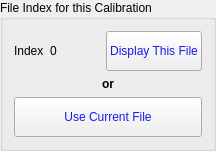
                      <widget class="QGroupBox" name="groupBox">
                       <property name="title">
                        <string>File Index for this Calibration</string>
                       </property>
                       <layout class="QVBoxLayout" name="verticalLayout">
                        <item>
                         <layout class="QHBoxLayout" name="horizontalLayout_4">
                          <item>
                           <widget class="QLabel" name="label_38">
                            <property name="palette">
                             <palette>
                              <active>
                               <colorrole role="Text">
                                <brush brushstyle="SolidPattern">
                                 <color alpha="255">
                                  <red>24</red>
                                  <green>27</green>
                                  <blue>230</blue>
                                 </color>
                                </brush>
                               </colorrole>
                               <colorrole role="ButtonText">
                                <brush brushstyle="SolidPattern">
                                 <color alpha="255">
                                  <red>24</red>
                                  <green>27</green>
                                  <blue>230</blue>
                                 </color>
                                </brush>
                               </colorrole>
                              </active>
                              <inactive>
                               <colorrole role="Text">
                                <brush brushstyle="SolidPattern">
                                 <color alpha="255">
                                  <red>24</red>
                                  <green>27</green>
                                  <blue>230</blue>
                                 </color>
                                </brush>
                               </colorrole>
                               <colorrole role="ButtonText">
                                <brush brushstyle="SolidPattern">
                                 <color alpha="255">
                                  <red>24</red>
                                  <green>27</green>
                                  <blue>230</blue>
                                 </color>
                                </brush>
                               </colorrole>
                              </inactive>
                              <disabled>
                               <colorrole role="Text">
                                <brush brushstyle="SolidPattern">
                                 <color alpha="255">
                                  <red>69</red>
                                  <green>69</green>
                                  <blue>69</blue>
                                 </color>
                                </brush>
                               </colorrole>
                               <colorrole role="ButtonText">
                                <brush brushstyle="SolidPattern">
                                 <color alpha="255">
                                  <red>106</red>
                                  <green>104</green>
                                  <blue>100</blue>
                                 </color>
                                </brush>
                               </colorrole>
                              </disabled>
                             </palette>
                            </property>
                            <property name="text">
                             <string>Index</string>
                            </property>
                           </widget>
                          </item>
                          <item>
                           <widget class="QLabel" name="calibration1_index">
                            <property name="minimumSize">
                             <size>
                              <width>50</width>
                              <height>0</height>
                             </size>
                            </property>
                            <property name="maximumSize">
                             <size>
                              <width>20</width>
                              <height>1666</height>
                             </size>
                            </property>
                            <property name="palette">
                             <palette>
                              <active>
                               <colorrole role="Text">
                                <brush brushstyle="SolidPattern">
                                 <color alpha="255">
                                  <red>24</red>
                                  <green>27</green>
                                  <blue>230</blue>
                                 </color>
                                </brush>
                               </colorrole>
                               <colorrole role="ButtonText">
                                <brush brushstyle="SolidPattern">
                                 <color alpha="255">
                                  <red>24</red>
                                  <green>27</green>
                                  <blue>230</blue>
                                 </color>
                                </brush>
                               </colorrole>
                              </active>
                              <inactive>
                               <colorrole role="Text">
                                <brush brushstyle="SolidPattern">
                                 <color alpha="255">
                                  <red>24</red>
                                  <green>27</green>
                                  <blue>230</blue>
                                 </color>
                                </brush>
                               </colorrole>
                               <colorrole role="ButtonText">
                                <brush brushstyle="SolidPattern">
                                 <color alpha="255">
                                  <red>24</red>
                                  <green>27</green>
                                  <blue>230</blue>
                                 </color>
                                </brush>
                               </colorrole>
                              </inactive>
                              <disabled>
                               <colorrole role="Text">
                                <brush brushstyle="SolidPattern">
                                 <color alpha="255">
                                  <red>69</red>
                                  <green>69</green>
                                  <blue>69</blue>
                                 </color>
                                </brush>
                               </colorrole>
                               <colorrole role="ButtonText">
                                <brush brushstyle="SolidPattern">
                                 <color alpha="255">
                                  <red>106</red>
                                  <green>104</green>
                                  <blue>100</blue>
                                 </color>
                                </brush>
                               </colorrole>
                              </disabled>
                             </palette>
                            </property>
                            <property name="text">
                             <string>0</string>
                            </property>
                           </widget>
                          </item>
                          <item>
                           <widget class="QPushButton" name="calibration1_display_this_file_button">
                            <property name="minimumSize">
                             <size>
                              <width>0</width>
                              <height>40</height>
                             </size>
                            </property>
                            <property name="maximumSize">
                             <size>
                              <width>16777215</width>
                              <height>40</height>
                             </size>
                            </property>
                            <property name="palette">
                             <palette>
                              <active>
                               <colorrole role="Text">
                                <brush brushstyle="SolidPattern">
                                 <color alpha="255">
                                  <red>26</red>
                                  <green>30</green>
                                  <blue>220</blue>
                                 </color>
                                </brush>
                               </colorrole>
                               <colorrole role="ButtonText">
                                <brush brushstyle="SolidPattern">
                                 <color alpha="255">
                                  <red>24</red>
                                  <green>27</green>
                                  <blue>230</blue>
                                 </color>
                                </brush>
                               </colorrole>
                              </active>
                              <inactive>
                               <colorrole role="Text">
                                <brush brushstyle="SolidPattern">
                                 <color alpha="255">
                                  <red>26</red>
                                  <green>30</green>
                                  <blue>220</blue>
                                 </color>
                                </brush>
                               </colorrole>
                               <colorrole role="ButtonText">
                                <brush brushstyle="SolidPattern">
                                 <color alpha="255">
                                  <red>24</red>
                                  <green>27</green>
                                  <blue>230</blue>
                                 </color>
                                </brush>
                               </colorrole>
                              </inactive>
                              <disabled>
                               <colorrole role="Text">
                                <brush brushstyle="SolidPattern">
                                 <color alpha="255">
                                  <red>69</red>
                                  <green>69</green>
                                  <blue>69</blue>
                                 </color>
                                </brush>
                               </colorrole>
                               <colorrole role="ButtonText">
                                <brush brushstyle="SolidPattern">
                                 <color alpha="255">
                                  <red>106</red>
                                  <green>104</green>
                                  <blue>100</blue>
                                 </color>
                                </brush>
                               </colorrole>
                              </disabled>
                             </palette>
                            </property>
                            <property name="text">
                             <string>Display This File</string>
                            </property>
                           </widget>
                          </item>
                         </layout>
                        </item>
                        <item>
                         <widget class="QLabel" name="label_2">
                          <property name="palette">
                           <palette>
                            <active>
                             <colorrole role="Text">
                              <brush brushstyle="SolidPattern">
                               <color alpha="255">
                                <red>24</red>
                                <green>27</green>
                                <blue>230</blue>
                               </color>
                              </brush>
                             </colorrole>
                             <colorrole role="ButtonText">
                              <brush brushstyle="SolidPattern">
                               <color alpha="255">
                                <red>24</red>
                                <green>27</green>
                                <blue>230</blue>
                               </color>
                              </brush>
                             </colorrole>
                            </active>
                            <inactive>
                             <colorrole role="Text">
                              <brush brushstyle="SolidPattern">
                               <color alpha="255">
                                <red>24</red>
                                <green>27</green>
                                <blue>230</blue>
                               </color>
                              </brush>
                             </colorrole>
                             <colorrole role="ButtonText">
                              <brush brushstyle="SolidPattern">
                               <color alpha="255">
                                <red>24</red>
                                <green>27</green>
                                <blue>230</blue>
                               </color>
                              </brush>
                             </colorrole>
                            </inactive>
                            <disabled>
                             <colorrole role="Text">
                              <brush brushstyle="SolidPattern">
                               <color alpha="255">
                                <red>69</red>
                                <green>69</green>
                                <blue>69</blue>
                               </color>
                              </brush>
                             </colorrole>
                             <colorrole role="ButtonText">
                              <brush brushstyle="SolidPattern">
                               <color alpha="255">
                                <red>106</red>
                                <green>104</green>
                                <blue>100</blue>
                               </color>
                              </brush>
                             </colorrole>
                            </disabled>
                           </palette>
                          </property>
                          <property name="font">
                           <font>
                            <weight>75</weight>
                            <bold>true</bold>
                           </font>
                          </property>
                          <property name="statusTip">
                           <string notr="true"/>
                          </property>
                          <property name="text">
                           <string>or</string>
                          </property>
                          <property name="alignment">
                           <set>Qt::AlignCenter</set>
                          </property>
                         </widget>
                        </item>
                        <item>
                         <widget class="QPushButton" name="calibration1_use_current_file_button">
                          <property name="minimumSize">
                           <size>
                            <width>0</width>
                            <height>40</height>
                           </size>
                          </property>
                          <property name="maximumSize">
                           <size>
                            <width>16777215</width>
                            <height>40</height>
                           </size>
                          </property>
                          <property name="palette">
                           <palette>
                            <active>
                             <colorrole role="Text">
                              <brush brushstyle="SolidPattern">
                               <color alpha="255">
                                <red>26</red>
                                <green>30</green>
                                <blue>220</blue>
                               </color>
                              </brush>
                             </colorrole>
                             <colorrole role="ButtonText">
                              <brush brushstyle="SolidPattern">
                               <color alpha="255">
                                <red>24</red>
                                <green>27</green>
                                <blue>230</blue>
                               </color>
                              </brush>
                             </colorrole>
                            </active>
                            <inactive>
                             <colorrole role="Text">
                              <brush brushstyle="SolidPattern">
                               <color alpha="255">
                                <red>26</red>
                                <green>30</green>
                                <blue>220</blue>
                               </color>
                              </brush>
                             </colorrole>
                             <colorrole role="ButtonText">
                              <brush brushstyle="SolidPattern">
                               <color alpha="255">
                                <red>24</red>
                                <green>27</green>
                                <blue>230</blue>
                               </color>
                              </brush>
                             </colorrole>
                            </inactive>
                            <disabled>
                             <colorrole role="Text">
                              <brush brushstyle="SolidPattern">
                               <color alpha="255">
                                <red>69</red>
                                <green>69</green>
                                <blue>69</blue>
                               </color>
                              </brush>
                             </colorrole>
                             <colorrole role="ButtonText">
                              <brush brushstyle="SolidPattern">
                               <color alpha="255">
                                <red>106</red>
                                <green>104</green>
                                <blue>100</blue>
                               </color>
                              </brush>
                             </colorrole>
                            </disabled>
                           </palette>
                          </property>
                          <property name="text">
                           <string>Use Current File</string>
                          </property>
                         </widget>
                        </item>
                       </layout>
                      </widget>
